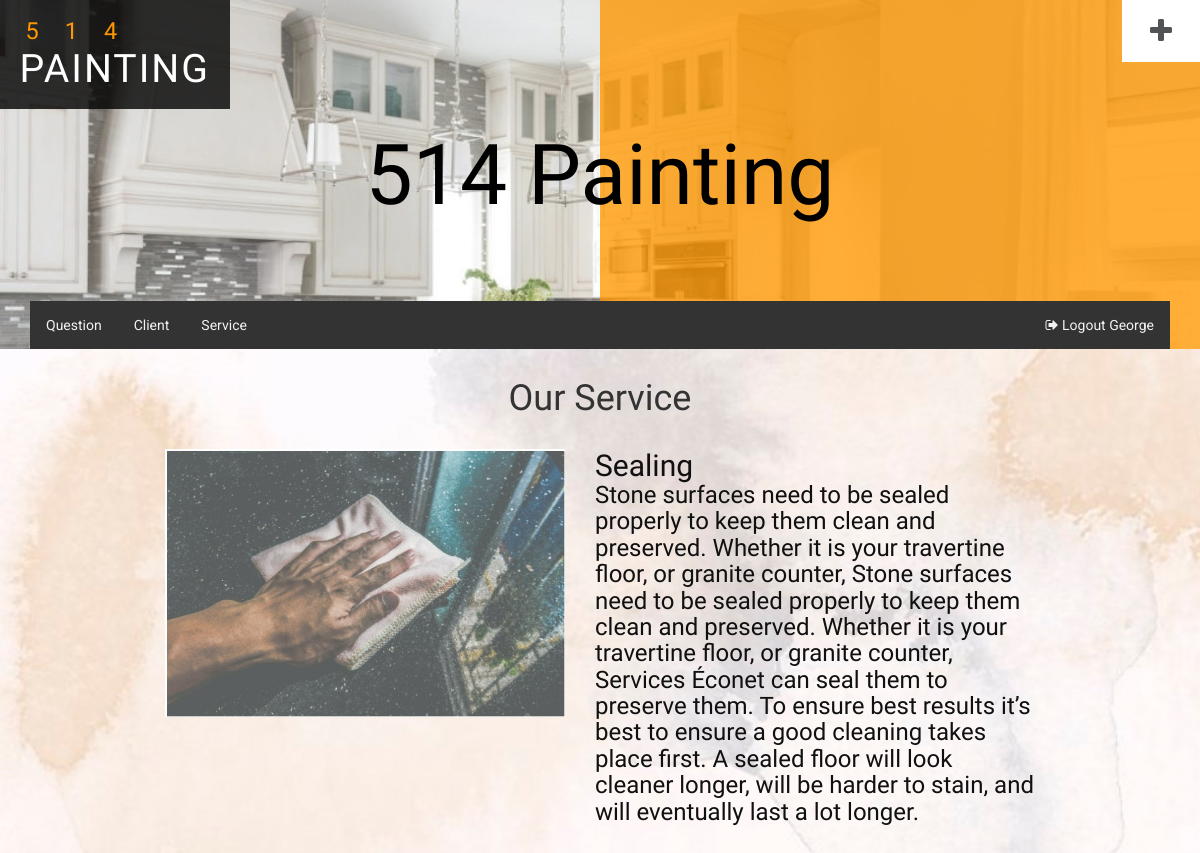
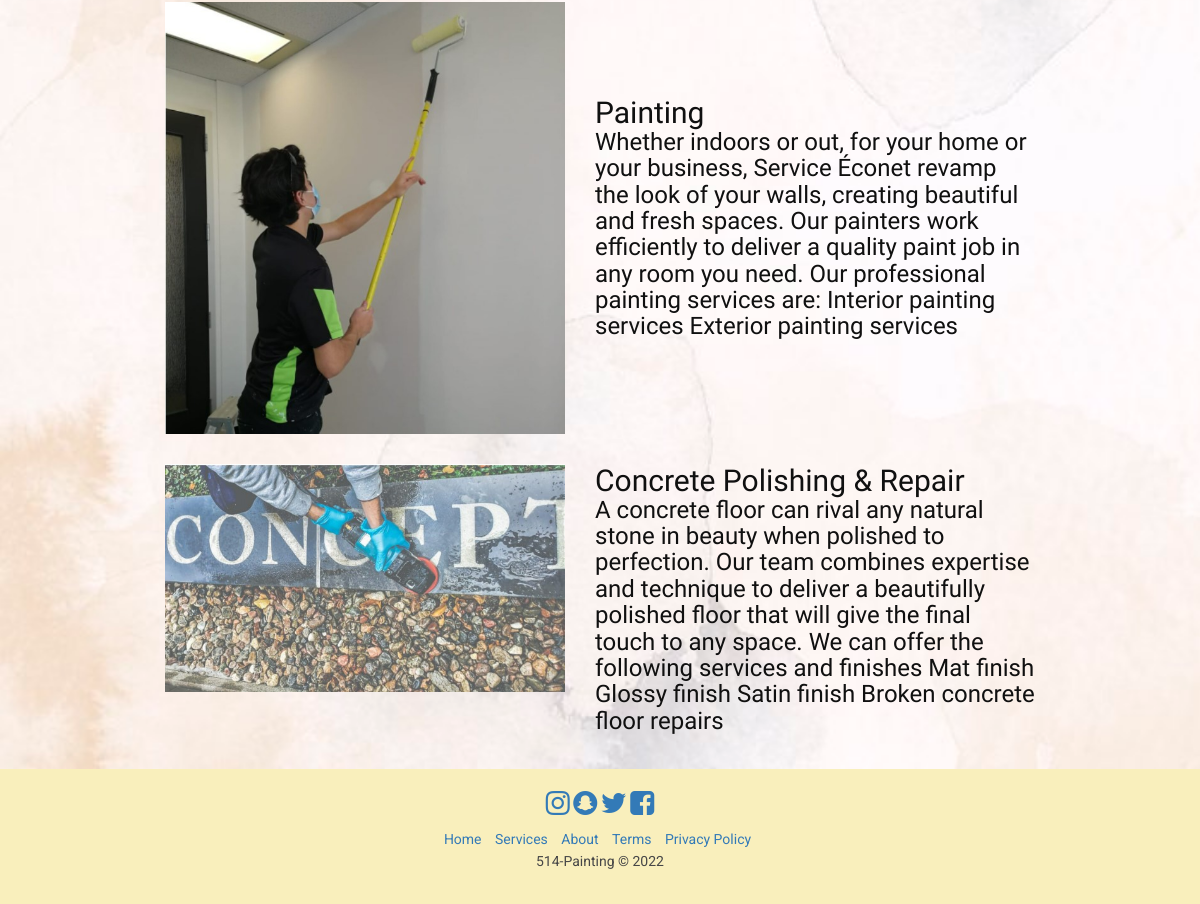
The page /AboutUs (signed in) on the database its author committed (2 pictures, top to bottom).
### tables this page shows
CREATE TABLE `service` (
  `service_id` int(11) NOT NULL,
  `service_name` varchar(255) NOT NULL,
  `service_description` varchar(500) NOT NULL,
  `service_image` varchar(255) NOT NULL
);

### app/controllers/AboutUs.php (called while the page is built)
<?php
class AboutUs extends Controller {
    public function __construct()
    {
        $this->serviceModel = $this->model('serviceModel');
    }
    public function index() {
        $services = $this->serviceModel->getServices();
        $data = [
            "services" => $services
        ];
        return $this->view('AboutUs/index', $data);
    }
}

### app/core/app.php (called while the page is built, shortened)
<?php
    class App{
        protected $currentMethod = 'index';
        public function __construct()
        {
            $url = $this->parseURL();
            if(file_exists('../app/controllers/'.$url[0].'.php')){
                unset($url[0]);
            }
            $this->currentController = new $this->currentController;
            $this->params = $url ? array_values($url) : [];
            call_user_func_array([$this->currentController, $this->currentMethod], $this->params);
        }
        public function parseURL(){
            if(isset($_GET['url'])){
                $url = rtrim($_GET['url'], '/');
                $url = filter_var($url, FILTER_SANITIZE_URL);
                $url = explode('/',$url);
                return $url;
            }
        }
    }

### public/index.php (called while the page is built, shortened)
<?php
    $init = new App;
?>

### app/core/Model.php (called while the page is built, shortened)
<?php
class Model
{
    private $host = DB_HOST;
    private $user = DB_USER;
    private $pass = DB_PASS;
    private $dbname = DB_NAME;
    private $dbh;
    private $stmt;
    public function __construct()
    {
        $dsn = 'mysql:host=' . $this->host . ';dbname=' . $this->dbname;
        $options = array(
            PDO::ATTR_PERSISTENT => true,
            PDO::ATTR_ERRMODE => PDO::ERRMODE_EXCEPTION
        );
        try {
            $this->dbh = new PDO($dsn, $this->user, $this->pass, $options);
        } catch (PDOException $e) {
            $this->error = $e->getMessage();
            echo $this->error;
        }
    }
    public function query($sql)
    {
        $this->stmt = $this->dbh->prepare($sql);
    }
    public function execute()
    {
        return $this->stmt->execute();
    }
    public function getResultSet(){
        $this->execute();
        return $this->stmt->fetchAll(PDO::FETCH_OBJ);
    }
}

### app/models/serviceModel.php (called while the page is built, shortened)
<?php
    class serviceModel{
        public function __construct(){
            $this->db = new Model;
        }
        public function getServices(){
            $this->db->query("SELECT * FROM service");
            return $this->db->getResultSet();
        }
    }
?>

### app/views/AboutUs/index.php (the view)
<?php include APPROOT . '/views/includes/header.php'; ?>
<div class="" style="min-height: 100vh;background: url('<?php echo URLROOT; ?>/images/aboutus.jpg'); no-repeat center; background-size: cover;">
    <h1 style="margin-bottom: 15px;padding-top: 30px;text-align: center;">Our Service</h1>
    <div class="table-responsive" style=" margin: auto 15rem;">
        <table class="table">
            <?php
            foreach ($data["services"] as $service) {
                echo "<tr>";
                echo '<td>
                        <img src="' . URLROOT . '/public/images/' . $service->service_image . '" style="width: 400px; height:auto;"
                    </td>';
                echo "<td style='color: #101010; vertical-align: middle;'> <h2>$service->service_name </h2> <h3 style='color: #101010;'>$service->service_description </h3></td>";
                echo "</tr>";
            }
            ?>
        </table>
    </div>
</div>
<?php include APPROOT . '/views/includes/footer.php'; ?>

### public/css/style.css (style rules this page uses)
body { margin: 0; font-family: 'Roboto', sans-serif; background: #fff; }
h1, h2, h3, h4, h5, h6 { margin: 0; font-family: 'Redressed', cursive; }
.table td, .table>tbody>tr>td, .table>tbody>tr>th, .table>tfoot>tr>td, .table>tfoot>tr>th, .table>thead>tr>td, .table>thead>tr>th { padding: 15px!important; }
.table>thead>tr>th, .table>tbody>tr>th, .table>tfoot>tr>th, .table>thead>tr>td, .table>tbody>tr>td, .table>tfoot>tr>td { font-size: 0.9em; color: #999; border-top: none !important; }

### rows shown on the page
service: service_image (picture), service_name "Sealing", service_description "Stone surfaces need to be sealed properly to keep them clean and preserved. Whether it is your travertine floor, or granite counter, Stone surfaces need to be sealed properly to keep them clean and preserved. Whether it is your travertine floor, or granite counter, Services Éconet can seal them to preserve them. To ensure best results it’s best to ensure a good cleaning takes place first. A sealed floor will look cleaner longer, will be harder to stain, and will eventually last a lot longer."
service: service_image (picture), service_name "Painting", service_description "Whether indoors or out, for your home or your business, Service Éconet revamp the look of your walls, creating beautiful and fresh spaces. Our painters work efficiently to deliver a quality paint job in any room you need. Our professional painting services are: Interior painting services Exterior painting services"
service: service_image (picture), service_name "Concrete Polishing & Repair", service_description "A concrete floor can rival any natural stone in beauty when polished to perfection. Our team combines expertise and technique to deliver a beautifully polished floor that will give the final touch to any space. We can offer the following services and finishes Mat finish Glossy finish Satin finish Broken concrete floor repairs"

### other values the page prints
$_SESSION['user_username'] "George"
